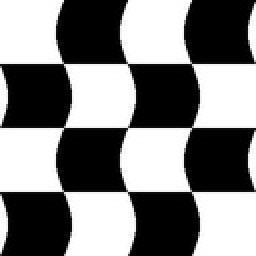
%> input picture input/wavybase.jpg, 128 x 128 px, shrunk from 256 x 256 before the run (shown 2 times larger)
$ octave waveboard3d.m   (GNU Octave 9; MATLAB toolbox functions it lacks are replaced by stand-ins)
%> lines starting %> are read from the running program, lines starting %| are printed output that depends on the picture; in (x1, y1, x2, y2) boxes, pixels count from 0 and x2, y2 are one past the last pixel; in counts of white or black regions, pixels touching at a corner belong together; the program's own positions count from 1
### myisocaps.m
%% This function plots isocaps of 3d matrix
function myisocaps(data3d)

    %% Prepare the data
    % [4 lines of commented-out code are left out]
    data3d = smooth3(data3d,'box',5);


    %% Create Isosurface and set properties
    isoval = .5;
    h = patch(isosurface(data3d,isoval),...
    'FaceColor','blue',...
    'EdgeColor','none',...
    'AmbientStrength',.2,...
    'SpecularStrength',.7,...
    'DiffuseStrength',.4);
    isonormals(data3d,h)

    %% Create Isocaps and set properties
    patch(isocaps(data3d,isoval),...
    'FaceColor','interp',...
    'EdgeColor','none')
    colormap hsv

    %% Set the view
    daspect([1,1,1])
    axis tight
    view(3)

    %% Add lighting and rendering
    camlight right
    camlight left
    set(gcf,'Renderer','zbuffer');
    lighting phong
    axis off

    %% Save image to disk
    print -djpeg -r96 test.jpeg

end

### waveboard3d.m
%% Create 2d checkerwave
% This script creates a 3d test checker wave structure to validate the spatial
% statistics code
clc; clear;
A2d = im2bw(imread('wavybase.jpg'));
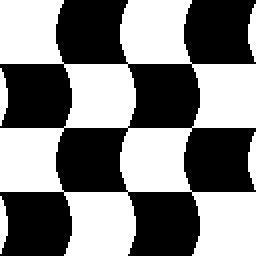
%> A2d: size 128x128 logical (shown 2 times larger); 50% white; 5 white regions, box (x1, y1, x2, y2) and area: (0, 0, 128, 128) 7868, (124, 2, 128, 31) 81, (0, 34, 4, 63) 81, (124, 66, 128, 95) 81, (0, 98, 4, 127) 81
start = 1; jump = 64;  n = 4;

%% Prepare 3d complementary stacks
A3d(:,:,1:jump)=repmat(A2d,[1,1,jump]);
A3dc = 1-A3d;

% construct 3d set of checkerwaves by attaching complementary stacks
for iz = 1:n
    if mod(iz,2)==0
        Checkwave3D(:,:,start:start+jump-1) = A3d;
    else
        Checkwave3D(:,:,start:start+jump-1) = A3dc;
    end
    start = start + jump;
end
%> after the loop, start = 257
clear A A3d A3dc

% Plot isocaps
myisocaps(Checkwave3D);
%> in myisocaps, `axis off`:
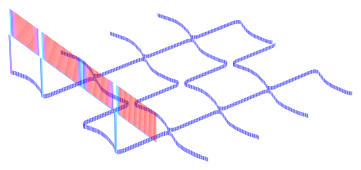
%> figure redrawn from the program's plot data
%myisosurface(Checkwave3D);

save checkerwave3d.mat

$ run again, with input/concentric.jpg copied over input/wavybase.jpg
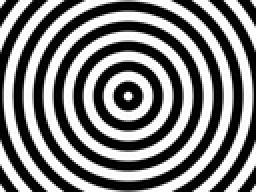
%> input picture input/concentric.jpg, 128 x 96 px, shrunk from 320 x 240 before the run (shown 2 times larger)
%> `A2d = im2bw(imread('wavybase.jpg'));`:
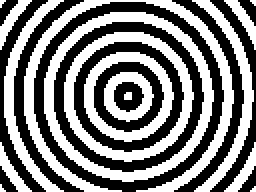
%> A2d: size 96x128 logical (shown 2 times larger); 49.5% white; 16 white regions (5 under 20 px), largest, box (x1, y1, x2, y2) and area: (12, 0, 117, 96) 1320, (22, 6, 107, 91) 1258, (32, 16, 97, 81) 936
%> after the loop `for iz = 1:n`: start = 257
%> in myisocaps, `axis off`:
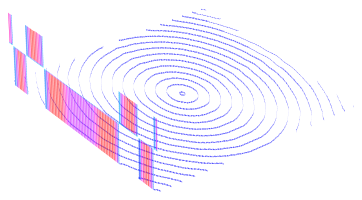
%> figure redrawn from the program's plot data
